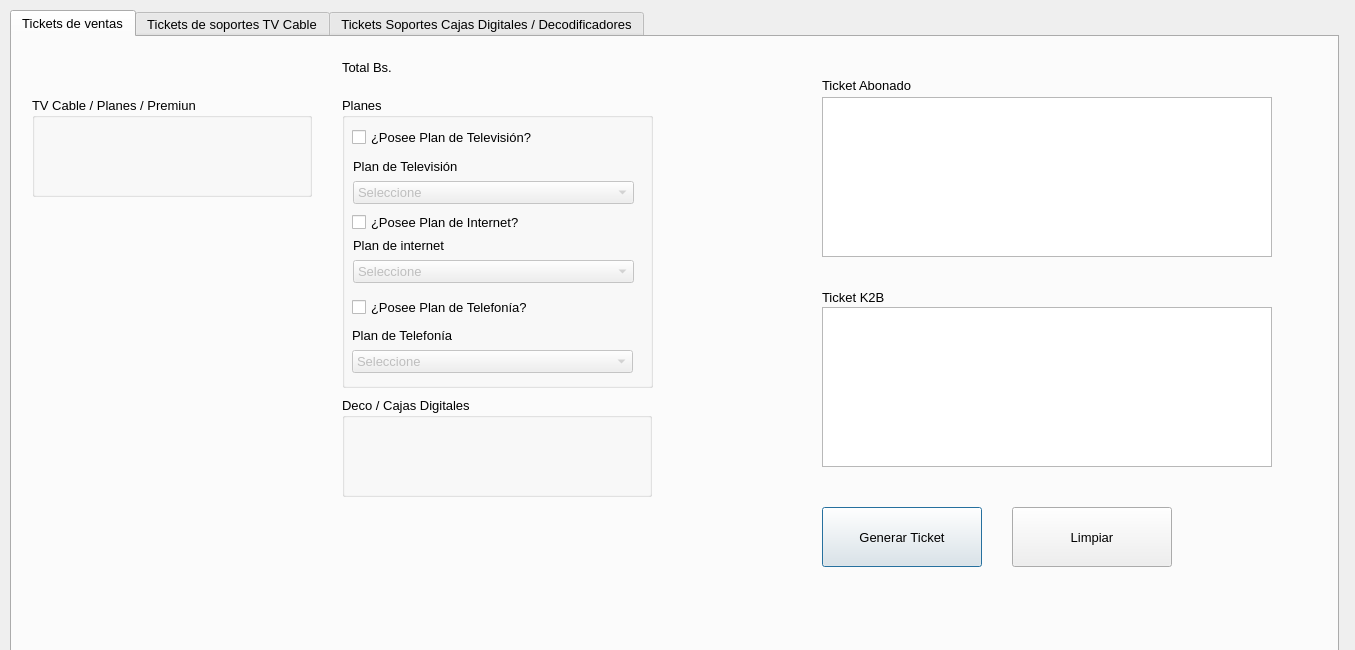
<?xml version="1.0" encoding="UTF-8"?>
<ui version="4.0">
 <class>Dialog</class>
 <widget class="QDialog" name="Dialog">
  <property name="geometry">
   <rect>
    <x>0</x>
    <y>0</y>
    <width>1355</width>
    <height>650</height>
   </rect>
  </property>
  <property name="windowTitle">
   <string>Dialog</string>
  </property>
  <widget class="QTabWidget" name="tabWidgetTicketsHfcTv">
   <property name="geometry">
    <rect>
     <x>10</x>
     <y>10</y>
     <width>1329</width>
     <height>651</height>
    </rect>
   </property>
   <property name="font">
    <font>
     <pointsize>10</pointsize>
    </font>
   </property>
   <property name="currentIndex">
    <number>0</number>
   </property>
   <property name="iconSize">
    <size>
     <width>24</width>
     <height>24</height>
    </size>
   </property>
   <property name="elideMode">
    <enum>Qt::ElideLeft</enum>
   </property>
   <property name="usesScrollButtons">
    <bool>true</bool>
   </property>
   <widget class="QWidget" name="tab">
    <attribute name="icon">
     <iconset resource="../../images.qrc">
      <normaloff>:/images/images/icons/tv.png</normaloff>:/images/images/icons/tv.png</iconset>
    </attribute>
    <attribute name="title">
     <string>Tickets de ventas</string>
    </attribute>
    <widget class="QGroupBox" name="groupBoxPremiumTVHfc">
     <property name="geometry">
      <rect>
       <x>20</x>
       <y>60</y>
       <width>280</width>
       <height>100</height>
      </rect>
     </property>
     <property name="font">
      <font>
       <pointsize>10</pointsize>
      </font>
     </property>
     <property name="title">
      <string>TV Cable / Planes / Premiun</string>
     </property>
    </widget>
    <widget class="QGroupBox" name="groupBoxAditionalTVHfc">
     <property name="geometry">
      <rect>
       <x>330</x>
       <y>360</y>
       <width>310</width>
       <height>100</height>
      </rect>
     </property>
     <property name="font">
      <font>
       <pointsize>10</pointsize>
      </font>
     </property>
     <property name="title">
      <string>Deco / Cajas Digitales</string>
     </property>
    </widget>
    <widget class="QLabel" name="lbl_total_dth">
     <property name="geometry">
      <rect>
       <x>330</x>
       <y>10</y>
       <width>471</width>
       <height>41</height>
      </rect>
     </property>
     <property name="font">
      <font>
       <pointsize>10</pointsize>
      </font>
     </property>
     <property name="text">
      <string>Total Bs.</string>
     </property>
    </widget>
    <widget class="QPushButton" name="btn_ticket_hfc_tv">
     <property name="geometry">
      <rect>
       <x>810</x>
       <y>470</y>
       <width>160</width>
       <height>60</height>
      </rect>
     </property>
     <property name="text">
      <string>Generar Ticket</string>
     </property>
     <property name="icon">
      <iconset resource="../../images.qrc">
       <normaloff>:/images/images/icons/refresh.png</normaloff>:/images/images/icons/refresh.png</iconset>
     </property>
    </widget>
    <widget class="QPushButton" name="btn_clear_hfc_tv">
     <property name="geometry">
      <rect>
       <x>1000</x>
       <y>470</y>
       <width>160</width>
       <height>60</height>
      </rect>
     </property>
     <property name="text">
      <string>Limpiar</string>
     </property>
     <property name="icon">
      <iconset resource="../../images.qrc">
       <normaloff>:/images/images/icons/delete.png</normaloff>:/images/images/icons/delete.png</iconset>
     </property>
    </widget>
    <widget class="QLabel" name="label_3">
     <property name="geometry">
      <rect>
       <x>810</x>
       <y>40</y>
       <width>101</width>
       <height>16</height>
      </rect>
     </property>
     <property name="font">
      <font>
       <pointsize>10</pointsize>
      </font>
     </property>
     <property name="text">
      <string>Ticket Abonado</string>
     </property>
    </widget>
    <widget class="QLabel" name="label_7">
     <property name="geometry">
      <rect>
       <x>810</x>
       <y>252</y>
       <width>80</width>
       <height>16</height>
      </rect>
     </property>
     <property name="font">
      <font>
       <pointsize>10</pointsize>
      </font>
     </property>
     <property name="text">
      <string>Ticket K2B</string>
     </property>
    </widget>
    <widget class="QGroupBox" name="groupBox_8">
     <property name="geometry">
      <rect>
       <x>330</x>
       <y>60</y>
       <width>311</width>
       <height>291</height>
      </rect>
     </property>
     <property name="title">
      <string>Planes</string>
     </property>
     <widget class="QWidget" name="layoutWidget">
      <property name="geometry">
       <rect>
        <x>10</x>
        <y>230</y>
        <width>281</width>
        <height>46</height>
       </rect>
      </property>
      <layout class="QVBoxLayout" name="verticalLayout_6">
       <item>
        <widget class="QLabel" name="label_6">
         <property name="text">
          <string>Plan de Telefonía</string>
         </property>
        </widget>
       </item>
       <item>
        <widget class="QComboBox" name="comboBox_2">
         <property name="enabled">
          <bool>false</bool>
         </property>
         <property name="maximumSize">
          <size>
           <width>300</width>
           <height>500</height>
          </size>
         </property>
         <item>
          <property name="text">
           <string>Seleccione</string>
          </property>
         </item>
        </widget>
       </item>
      </layout>
     </widget>
     <widget class="QCheckBox" name="is_internet_hfc">
      <property name="geometry">
       <rect>
        <x>10</x>
        <y>110</y>
        <width>211</width>
        <height>31</height>
       </rect>
      </property>
      <property name="text">
       <string>¿Posee Plan de Internet?</string>
      </property>
     </widget>
     <widget class="QCheckBox" name="checkBox_2">
      <property name="geometry">
       <rect>
        <x>10</x>
        <y>200</y>
        <width>211</width>
        <height>20</height>
       </rect>
      </property>
      <property name="text">
       <string>¿Posee Plan de Telefonía?</string>
      </property>
     </widget>
     <widget class="QWidget" name="layoutWidget">
      <property name="geometry">
       <rect>
        <x>11</x>
        <y>140</y>
        <width>281</width>
        <height>46</height>
       </rect>
      </property>
      <layout class="QVBoxLayout" name="verticalLayout_2">
       <item>
        <widget class="QLabel" name="label_2">
         <property name="text">
          <string>Plan de internet</string>
         </property>
        </widget>
       </item>
       <item>
        <widget class="QComboBox" name="combo_internet_hfc">
         <property name="enabled">
          <bool>false</bool>
         </property>
         <property name="maximumSize">
          <size>
           <width>300</width>
           <height>500</height>
          </size>
         </property>
         <item>
          <property name="text">
           <string>Seleccione</string>
          </property>
         </item>
        </widget>
       </item>
      </layout>
     </widget>
     <widget class="QWidget" name="layoutWidget_2">
      <property name="geometry">
       <rect>
        <x>11</x>
        <y>61</y>
        <width>281</width>
        <height>46</height>
       </rect>
      </property>
      <layout class="QVBoxLayout" name="verticalLayout_3">
       <item>
        <widget class="QLabel" name="label_8">
         <property name="text">
          <string>Plan de Televisión</string>
         </property>
        </widget>
       </item>
       <item>
        <widget class="QComboBox" name="combo_tv_hfc">
         <property name="enabled">
          <bool>false</bool>
         </property>
         <property name="maximumSize">
          <size>
           <width>300</width>
           <height>500</height>
          </size>
         </property>
         <item>
          <property name="text">
           <string>Seleccione</string>
          </property>
         </item>
        </widget>
       </item>
      </layout>
     </widget>
     <widget class="QCheckBox" name="is_tv_hfc">
      <property name="geometry">
       <rect>
        <x>10</x>
        <y>30</y>
        <width>211</width>
        <height>21</height>
       </rect>
      </property>
      <property name="text">
       <string>¿Posee Plan de Televisión?</string>
      </property>
     </widget>
    </widget>
    <widget class="QTextEdit" name="ticket_ab_hfc_tv">
     <property name="geometry">
      <rect>
       <x>810</x>
       <y>60</y>
       <width>450</width>
       <height>160</height>
      </rect>
     </property>
    </widget>
    <widget class="QTextEdit" name="ticket_k2b_hfc_tv">
     <property name="geometry">
      <rect>
       <x>810</x>
       <y>270</y>
       <width>450</width>
       <height>160</height>
      </rect>
     </property>
    </widget>
   </widget>
   <widget class="QWidget" name="tab_2">
    <attribute name="icon">
     <iconset resource="../../images.qrc">
      <normaloff>:/images/images/icons/support.png</normaloff>:/images/images/icons/support.png</iconset>
    </attribute>
    <attribute name="title">
     <string>Tickets de soportes TV Cable</string>
    </attribute>
    <widget class="QPushButton" name="btn_ticket_hfc_tv_support">
     <property name="geometry">
      <rect>
       <x>810</x>
       <y>470</y>
       <width>161</width>
       <height>61</height>
      </rect>
     </property>
     <property name="text">
      <string>Generar Ticket</string>
     </property>
     <property name="icon">
      <iconset resource="../../images.qrc">
       <normaloff>:/images/images/icons/refresh.png</normaloff>:/images/images/icons/refresh.png</iconset>
     </property>
    </widget>
    <widget class="QPushButton" name="btn_clear_hfc_tv_support">
     <property name="geometry">
      <rect>
       <x>1000</x>
       <y>470</y>
       <width>161</width>
       <height>61</height>
      </rect>
     </property>
     <property name="text">
      <string>Limpiar</string>
     </property>
     <property name="icon">
      <iconset resource="../../images.qrc">
       <normaloff>:/images/images/icons/delete.png</normaloff>:/images/images/icons/delete.png</iconset>
     </property>
    </widget>
    <widget class="QLabel" name="label_4">
     <property name="geometry">
      <rect>
       <x>810</x>
       <y>40</y>
       <width>101</width>
       <height>16</height>
      </rect>
     </property>
     <property name="font">
      <font>
       <pointsize>10</pointsize>
      </font>
     </property>
     <property name="text">
      <string>Ticket Abonado</string>
     </property>
    </widget>
    <widget class="QLabel" name="label_9">
     <property name="geometry">
      <rect>
       <x>810</x>
       <y>250</y>
       <width>81</width>
       <height>16</height>
      </rect>
     </property>
     <property name="font">
      <font>
       <pointsize>10</pointsize>
      </font>
     </property>
     <property name="text">
      <string>Ticket K2B</string>
     </property>
    </widget>
    <widget class="QGroupBox" name="groupBox_6">
     <property name="geometry">
      <rect>
       <x>20</x>
       <y>60</y>
       <width>261</width>
       <height>81</height>
      </rect>
     </property>
     <property name="title">
      <string>Falla presentada cable</string>
     </property>
     <widget class="QComboBox" name="hfc_tv_cable_failure">
      <property name="geometry">
       <rect>
        <x>10</x>
        <y>30</y>
        <width>241</width>
        <height>22</height>
       </rect>
      </property>
      <item>
       <property name="text">
        <string>Seleccione la falla</string>
       </property>
      </item>
      <item>
       <property name="text">
        <string>Sin señal en todos los canales</string>
       </property>
      </item>
      <item>
       <property name="text">
        <string>Señal Pixelada</string>
       </property>
      </item>
      <item>
       <property name="text">
        <string>Señal lluviosa </string>
       </property>
      </item>
      <item>
       <property name="text">
        <string>Falla algunos canales</string>
       </property>
      </item>
     </widget>
    </widget>
    <widget class="QGroupBox" name="groupBox_7">
     <property name="geometry">
      <rect>
       <x>20</x>
       <y>390</y>
       <width>741</width>
       <height>161</height>
      </rect>
     </property>
     <property name="title">
      <string>Motivos a usar</string>
     </property>
     <widget class="QTextEdit" name="hfc_tv_motive">
      <property name="geometry">
       <rect>
        <x>10</x>
        <y>30</y>
        <width>711</width>
        <height>111</height>
       </rect>
      </property>
      <property name="readOnly">
       <bool>true</bool>
      </property>
      <property name="html">
       <string>&lt;!DOCTYPE HTML PUBLIC &quot;-//W3C//DTD HTML 4.0//EN&quot; &quot;http://www.w3.org/TR/REC-html40/strict.dtd&quot;&gt;
&lt;html&gt;&lt;head&gt;&lt;meta name=&quot;qrichtext&quot; content=&quot;1&quot; /&gt;&lt;style type=&quot;text/css&quot;&gt;
p, li { white-space: pre-wrap; }
&lt;/style&gt;&lt;/head&gt;&lt;body style=&quot; font-family:'MS Shell Dlg 2'; font-size:10pt; font-weight:400; font-style:normal;&quot;&gt;
&lt;p style=&quot;-qt-paragraph-type:empty; margin-top:0px; margin-bottom:0px; margin-left:0px; margin-right:0px; -qt-block-indent:0; text-indent:0px;&quot;&gt;&lt;br /&gt;&lt;/p&gt;&lt;/body&gt;&lt;/html&gt;</string>
      </property>
     </widget>
    </widget>
    <widget class="QGroupBox" name="groupBox_9">
     <property name="geometry">
      <rect>
       <x>20</x>
       <y>150</y>
       <width>261</width>
       <height>211</height>
      </rect>
     </property>
     <property name="title">
      <string>Soporte Brindado</string>
     </property>
     <widget class="QWidget" name="layoutWidget">
      <property name="geometry">
       <rect>
        <x>10</x>
        <y>35</y>
        <width>231</width>
        <height>151</height>
       </rect>
      </property>
      <layout class="QVBoxLayout" name="verticalLayout_5">
       <item>
        <widget class="QRadioButton" name="hfc_tv_successful_support">
         <property name="text">
          <string>Soporte exitoso</string>
         </property>
        </widget>
       </item>
       <item>
        <widget class="QRadioButton" name="hfc_tv_unsuccessful_support">
         <property name="text">
          <string>Soporte sin éxitos (service)</string>
         </property>
        </widget>
       </item>
       <item>
        <widget class="QCheckBox" name="hfc_tv_connect_disconect">
         <property name="text">
          <string>Conecta / Desconecta</string>
         </property>
        </widget>
       </item>
       <item>
        <widget class="QCheckBox" name="hfc_tv_connections_ok">
         <property name="text">
          <string>Conexiones OK</string>
         </property>
        </widget>
       </item>
      </layout>
     </widget>
    </widget>
    <widget class="QTextEdit" name="hfc_tv__ticket_ab_support">
     <property name="geometry">
      <rect>
       <x>810</x>
       <y>60</y>
       <width>450</width>
       <height>160</height>
      </rect>
     </property>
    </widget>
    <widget class="QTextEdit" name="hfc_tv__ticket_k2b_support">
     <property name="geometry">
      <rect>
       <x>810</x>
       <y>270</y>
       <width>450</width>
       <height>160</height>
      </rect>
     </property>
    </widget>
   </widget>
   <widget class="QWidget" name="tab_3">
    <attribute name="title">
     <string>Tickets Soportes Cajas Digitales / Decodificadores</string>
    </attribute>
    <widget class="QGroupBox" name="groupBox_4">
     <property name="geometry">
      <rect>
       <x>410</x>
       <y>150</y>
       <width>341</width>
       <height>151</height>
      </rect>
     </property>
     <property name="font">
      <font>
       <pointsize>10</pointsize>
      </font>
     </property>
     <property name="title">
      <string>Comandos Enviados</string>
     </property>
     <widget class="QWidget" name="layoutWidget">
      <property name="geometry">
       <rect>
        <x>10</x>
        <y>30</y>
        <width>321</width>
        <height>98</height>
       </rect>
      </property>
      <layout class="QVBoxLayout" name="verticalLayout_4">
       <item>
        <widget class="QCheckBox" name="dth_coomand_not_send">
         <property name="text">
          <string>No se envian comandos</string>
         </property>
        </widget>
       </item>
       <item>
        <widget class="QCheckBox" name="dth_refresh">
         <property name="text">
          <string>Refresh</string>
         </property>
        </widget>
       </item>
       <item>
        <widget class="QLabel" name="label">
         <property name="text">
          <string>Accion</string>
         </property>
        </widget>
       </item>
       <item>
        <widget class="QComboBox" name="combo_dth_command">
         <item>
          <property name="text">
           <string>(Ninguno)</string>
          </property>
         </item>
         <item>
          <property name="text">
           <string>Initialize</string>
          </property>
         </item>
         <item>
          <property name="text">
           <string>Boot Dhct</string>
          </property>
         </item>
         <item>
          <property name="text">
           <string>Cold Initialize</string>
          </property>
         </item>
         <item>
          <property name="text">
           <string>Clear Parental Lock</string>
          </property>
         </item>
         <item>
          <property name="text">
           <string>Clear PIN</string>
          </property>
         </item>
         <item>
          <property name="text">
           <string>Dhct Instant Hit</string>
          </property>
         </item>
         <item>
          <property name="text">
           <string>Reset Client Nvm</string>
          </property>
         </item>
         <item>
          <property name="text">
           <string>Set Default Pin</string>
          </property>
         </item>
         <item>
          <property name="text">
           <string>Admin Status</string>
          </property>
         </item>
        </widget>
       </item>
      </layout>
     </widget>
    </widget>
    <widget class="QGroupBox" name="groupBox_5">
     <property name="geometry">
      <rect>
       <x>20</x>
       <y>150</y>
       <width>341</width>
       <height>151</height>
      </rect>
     </property>
     <property name="font">
      <font>
       <pointsize>10</pointsize>
      </font>
     </property>
     <property name="title">
      <string>Decoder</string>
     </property>
     <widget class="QLineEdit" name="txt_dth_decoder">
      <property name="geometry">
       <rect>
        <x>20</x>
        <y>30</y>
        <width>221</width>
        <height>30</height>
       </rect>
      </property>
     </widget>
     <widget class="QPushButton" name="btn_add_decoder_dth">
      <property name="geometry">
       <rect>
        <x>250</x>
        <y>30</y>
        <width>32</width>
        <height>32</height>
       </rect>
      </property>
      <property name="toolTip">
       <string>Agregar decodificador</string>
      </property>
      <property name="toolTipDuration">
       <number>2</number>
      </property>
      <property name="text">
       <string/>
      </property>
      <property name="icon">
       <iconset resource="../../images.qrc">
        <normaloff>:/images/images/icons/plus.png</normaloff>:/images/images/icons/plus.png</iconset>
      </property>
      <property name="iconSize">
       <size>
        <width>24</width>
        <height>24</height>
       </size>
      </property>
     </widget>
     <widget class="QPushButton" name="btn_remove_decoder_dth">
      <property name="geometry">
       <rect>
        <x>290</x>
        <y>30</y>
        <width>32</width>
        <height>32</height>
       </rect>
      </property>
      <property name="toolTip">
       <string>Eliminar decodificador de la lista</string>
      </property>
      <property name="toolTipDuration">
       <number>2</number>
      </property>
      <property name="text">
       <string/>
      </property>
      <property name="icon">
       <iconset resource="../../images.qrc">
        <normaloff>:/images/images/icons/minus.png</normaloff>:/images/images/icons/minus.png</iconset>
      </property>
      <property name="iconSize">
       <size>
        <width>24</width>
        <height>24</height>
       </size>
      </property>
     </widget>
     <widget class="QListWidget" name="dth_list_decoder">
      <property name="geometry">
       <rect>
        <x>20</x>
        <y>70</y>
        <width>301</width>
        <height>61</height>
       </rect>
      </property>
     </widget>
    </widget>
    <widget class="QGroupBox" name="groupBox_10">
     <property name="geometry">
      <rect>
       <x>20</x>
       <y>60</y>
       <width>341</width>
       <height>80</height>
      </rect>
     </property>
     <property name="title">
      <string>Falla presentada Decodificador</string>
     </property>
     <widget class="QComboBox" name="combo_dth_failure_2">
      <property name="geometry">
       <rect>
        <x>10</x>
        <y>30</y>
        <width>321</width>
        <height>22</height>
       </rect>
      </property>
      <item>
       <property name="text">
        <string>Seleccione Falla</string>
       </property>
      </item>
      <item>
       <property name="text">
        <string>Pantalla negra todos los canales</string>
       </property>
      </item>
      <item>
       <property name="text">
        <string>Pantalla negra algunos canales</string>
       </property>
      </item>
      <item>
       <property name="text">
        <string>Sin Opciones de Menu</string>
       </property>
      </item>
      <item>
       <property name="text">
        <string>NO AUTORIZADO (LLAMAR AL 0-500)TODOS LOS CANALES</string>
       </property>
      </item>
      <item>
       <property name="text">
        <string>NO AUTORIZADO (LLAMAR AL 0-500) ALGUNOS CANALES</string>
       </property>
      </item>
      <item>
       <property name="text">
        <string>LLAMAR AL 0500 TODOS LOS CANALES </string>
       </property>
      </item>
      <item>
       <property name="text">
        <string>LLAMAR AL 0500 ALGUNOS CANALES</string>
       </property>
      </item>
      <item>
       <property name="text">
        <string>ERROR 98</string>
       </property>
      </item>
      <item>
       <property name="text">
        <string>PANTALLA GRIS-BLANCO-VINOTINTO (SERVICIO NO DISPONIBLE)</string>
       </property>
      </item>
      <item>
       <property name="text">
        <string>PANTALLA AZUL</string>
       </property>
      </item>
      <item>
       <property name="text">
        <string>SEÑALES DEBILES O INEXISTENTES</string>
       </property>
      </item>
      <item>
       <property name="text">
        <string>PANTALLA RAYADA</string>
       </property>
      </item>
      <item>
       <property name="text">
        <string>SERVICIO NO DISPONIBLE</string>
       </property>
      </item>
      <item>
       <property name="text">
        <string>SERVICIO INTERRUMPIDO TEMPORALMENTE</string>
       </property>
      </item>
      <item>
       <property name="text">
        <string>New Item</string>
       </property>
      </item>
      <item>
       <property name="text">
        <string>SALTO DE CANALES (CAJAS DTA / iDTA)</string>
       </property>
      </item>
      <item>
       <property name="text">
        <string>PIN BLOQUEADO</string>
       </property>
      </item>
      <item>
       <property name="text">
        <string>REINICIO CONSTANTE</string>
       </property>
      </item>
      <item>
       <property name="text">
        <string>NO DATA Barra Informativa</string>
       </property>
      </item>
      <item>
       <property name="text">
        <string>CISCO SIN SEÑAL</string>
       </property>
      </item>
      <item>
       <property name="text">
        <string>NO INICIALIZA</string>
       </property>
      </item>
      <item>
       <property name="text">
        <string>VR-07 (FRONTAL DE CD) PANTALLA EN NEGRO</string>
       </property>
      </item>
      <item>
       <property name="text">
        <string>E11 (FRONTAL DE CD) PANTALLA EN BLANCO</string>
       </property>
      </item>
     </widget>
    </widget>
    <widget class="QGroupBox" name="groupBox_11">
     <property name="geometry">
      <rect>
       <x>430</x>
       <y>430</y>
       <width>351</width>
       <height>161</height>
      </rect>
     </property>
     <property name="title">
      <string>Envio de Comandos</string>
     </property>
     <widget class="QTextEdit" name="hfc_tv_commands_2">
      <property name="geometry">
       <rect>
        <x>10</x>
        <y>30</y>
        <width>331</width>
        <height>111</height>
       </rect>
      </property>
      <property name="layoutDirection">
       <enum>Qt::LeftToRight</enum>
      </property>
      <property name="autoFillBackground">
       <bool>true</bool>
      </property>
      <property name="lineWrapMode">
       <enum>QTextEdit::NoWrap</enum>
      </property>
      <property name="readOnly">
       <bool>true</bool>
      </property>
      <property name="html">
       <string>&lt;!DOCTYPE HTML PUBLIC &quot;-//W3C//DTD HTML 4.0//EN&quot; &quot;http://www.w3.org/TR/REC-html40/strict.dtd&quot;&gt;
&lt;html&gt;&lt;head&gt;&lt;meta name=&quot;qrichtext&quot; content=&quot;1&quot; /&gt;&lt;style type=&quot;text/css&quot;&gt;
p, li { white-space: pre-wrap; }
&lt;/style&gt;&lt;/head&gt;&lt;body style=&quot; font-family:'MS Shell Dlg 2'; font-size:10pt; font-weight:400; font-style:normal;&quot;&gt;
&lt;p style=&quot;-qt-paragraph-type:empty; margin-top:0px; margin-bottom:0px; margin-left:0px; margin-right:0px; -qt-block-indent:0; text-indent:0px;&quot;&gt;&lt;br /&gt;&lt;/p&gt;&lt;/body&gt;&lt;/html&gt;</string>
      </property>
     </widget>
    </widget>
    <widget class="QGroupBox" name="groupBox_12">
     <property name="geometry">
      <rect>
       <x>20</x>
       <y>430</y>
       <width>391</width>
       <height>161</height>
      </rect>
     </property>
     <property name="title">
      <string>Motivos a usar</string>
     </property>
     <widget class="QTextEdit" name="hfc_tv_motive_2">
      <property name="geometry">
       <rect>
        <x>10</x>
        <y>30</y>
        <width>371</width>
        <height>111</height>
       </rect>
      </property>
      <property name="readOnly">
       <bool>true</bool>
      </property>
      <property name="html">
       <string>&lt;!DOCTYPE HTML PUBLIC &quot;-//W3C//DTD HTML 4.0//EN&quot; &quot;http://www.w3.org/TR/REC-html40/strict.dtd&quot;&gt;
&lt;html&gt;&lt;head&gt;&lt;meta name=&quot;qrichtext&quot; content=&quot;1&quot; /&gt;&lt;style type=&quot;text/css&quot;&gt;
p, li { white-space: pre-wrap; }
&lt;/style&gt;&lt;/head&gt;&lt;body style=&quot; font-family:'MS Shell Dlg 2'; font-size:10pt; font-weight:400; font-style:normal;&quot;&gt;
&lt;p style=&quot;-qt-paragraph-type:empty; margin-top:0px; margin-bottom:0px; margin-left:0px; margin-right:0px; -qt-block-indent:0; text-indent:0px;&quot;&gt;&lt;br /&gt;&lt;/p&gt;&lt;/body&gt;&lt;/html&gt;</string>
      </property>
     </widget>
    </widget>
    <widget class="QLabel" name="label_5">
     <property name="geometry">
      <rect>
       <x>810</x>
       <y>40</y>
       <width>101</width>
       <height>16</height>
      </rect>
     </property>
     <property name="font">
      <font>
       <pointsize>10</pointsize>
      </font>
     </property>
     <property name="text">
      <string>Ticket Abonado</string>
     </property>
    </widget>
    <widget class="QLabel" name="label_10">
     <property name="geometry">
      <rect>
       <x>810</x>
       <y>250</y>
       <width>81</width>
       <height>16</height>
      </rect>
     </property>
     <property name="font">
      <font>
       <pointsize>10</pointsize>
      </font>
     </property>
     <property name="text">
      <string>Ticket K2B</string>
     </property>
    </widget>
    <widget class="QPushButton" name="btn_clear_dth__support_2">
     <property name="geometry">
      <rect>
       <x>1000</x>
       <y>470</y>
       <width>161</width>
       <height>61</height>
      </rect>
     </property>
     <property name="text">
      <string>Limpiar</string>
     </property>
     <property name="icon">
      <iconset resource="../../images.qrc">
       <normaloff>:/images/images/icons/delete.png</normaloff>:/images/images/icons/delete.png</iconset>
     </property>
    </widget>
    <widget class="QTextEdit" name="hfc_tv__ticket_k2b_support_2">
     <property name="geometry">
      <rect>
       <x>810</x>
       <y>270</y>
       <width>450</width>
       <height>160</height>
      </rect>
     </property>
    </widget>
    <widget class="QPushButton" name="btn_ticket_dth_support_2">
     <property name="geometry">
      <rect>
       <x>810</x>
       <y>470</y>
       <width>161</width>
       <height>61</height>
      </rect>
     </property>
     <property name="text">
      <string>Generar Ticket</string>
     </property>
     <property name="icon">
      <iconset resource="../../images.qrc">
       <normaloff>:/images/images/icons/refresh.png</normaloff>:/images/images/icons/refresh.png</iconset>
     </property>
    </widget>
    <widget class="QTextEdit" name="hfc_tv__ticket_ab_support_2">
     <property name="geometry">
      <rect>
       <x>810</x>
       <y>60</y>
       <width>450</width>
       <height>160</height>
      </rect>
     </property>
    </widget>
    <widget class="QGroupBox" name="groupBox_13">
     <property name="geometry">
      <rect>
       <x>410</x>
       <y>60</y>
       <width>341</width>
       <height>80</height>
      </rect>
     </property>
     <property name="title">
      <string>Falla presentada Decodificador (Analógico)</string>
     </property>
     <widget class="QComboBox" name="combo_dth_failure_3">
      <property name="geometry">
       <rect>
        <x>10</x>
        <y>30</y>
        <width>321</width>
        <height>22</height>
       </rect>
      </property>
      <item>
       <property name="text">
        <string>Seleccione Falla</string>
       </property>
      </item>
      <item>
       <property name="text">
        <string>PANTALLA NEGRA</string>
       </property>
      </item>
      <item>
       <property name="text">
        <string>PANTALLA AZUL</string>
       </property>
      </item>
      <item>
       <property name="text">
        <string>NO INICIALIZA</string>
       </property>
      </item>
      <item>
       <property name="text">
        <string>SISTEMA DE DECODIFICACIONES CACERAS</string>
       </property>
      </item>
      <item>
       <property name="text">
        <string>CANAL NO AUTORIZADO</string>
       </property>
      </item>
      <item>
       <property name="text">
        <string>CANALES BLOQUEADOS POR SEGURIDAD</string>
       </property>
      </item>
      <item>
       <property name="text">
        <string>CAJA BLOQUEADA FUE ABIERTA SIN AUTORIZACION</string>
       </property>
      </item>
      <item>
       <property name="text">
        <string>HOME TERMINAL RECIEVE DATA</string>
       </property>
      </item>
      <item>
       <property name="text">
        <string>L-01</string>
       </property>
      </item>
      <item>
       <property name="text">
        <string>CANALES BLOQUEADOS POR SEGURIDAD</string>
       </property>
      </item>
     </widget>
    </widget>
    <widget class="QGroupBox" name="groupBox_14">
     <property name="geometry">
      <rect>
       <x>30</x>
       <y>330</y>
       <width>731</width>
       <height>71</height>
      </rect>
     </property>
     <property name="title">
      <string>Soporte Brindado</string>
     </property>
     <widget class="QWidget" name="layoutWidget">
      <property name="geometry">
       <rect>
        <x>11</x>
        <y>27</y>
        <width>711</width>
        <height>31</height>
       </rect>
      </property>
      <layout class="QHBoxLayout" name="horizontalLayout">
       <item>
        <widget class="QRadioButton" name="dth_successful_support_2">
         <property name="text">
          <string>Soporte exitoso</string>
         </property>
        </widget>
       </item>
       <item>
        <spacer name="horizontalSpacer_2">
         <property name="orientation">
          <enum>Qt::Horizontal</enum>
         </property>
         <property name="sizeHint" stdset="0">
          <size>
           <width>40</width>
           <height>20</height>
          </size>
         </property>
        </spacer>
       </item>
       <item>
        <widget class="QRadioButton" name="dth_unsuccessful_support_2">
         <property name="text">
          <string>Soporte sin éxitos (service)</string>
         </property>
        </widget>
       </item>
       <item>
        <spacer name="horizontalSpacer">
         <property name="orientation">
          <enum>Qt::Horizontal</enum>
         </property>
         <property name="sizeHint" stdset="0">
          <size>
           <width>40</width>
           <height>20</height>
          </size>
         </property>
        </spacer>
       </item>
       <item>
        <widget class="QCheckBox" name="dth_connections_ok_2">
         <property name="text">
          <string>Conexiones OK</string>
         </property>
        </widget>
       </item>
       <item>
        <spacer name="horizontalSpacer_4">
         <property name="orientation">
          <enum>Qt::Horizontal</enum>
         </property>
         <property name="sizeHint" stdset="0">
          <size>
           <width>40</width>
           <height>20</height>
          </size>
         </property>
        </spacer>
       </item>
       <item>
        <widget class="QCheckBox" name="dth_not_manupulate_ant_2">
         <property name="text">
          <string>Conecta / Desconecta</string>
         </property>
        </widget>
       </item>
       <item>
        <spacer name="horizontalSpacer_5">
         <property name="orientation">
          <enum>Qt::Horizontal</enum>
         </property>
         <property name="sizeHint" stdset="0">
          <size>
           <width>40</width>
           <height>20</height>
          </size>
         </property>
        </spacer>
       </item>
      </layout>
     </widget>
    </widget>
   </widget>
  </widget>
 </widget>
 <resources>
  <include location="../../images.qrc"/>
 </resources>
 <connections/>
 <designerdata>
  <property name="gridDeltaX">
   <number>10</number>
  </property>
  <property name="gridDeltaY">
   <number>10</number>
  </property>
  <property name="gridSnapX">
   <bool>true</bool>
  </property>
  <property name="gridSnapY">
   <bool>true</bool>
  </property>
  <property name="gridVisible">
   <bool>true</bool>
  </property>
 </designerdata>
</ui>
